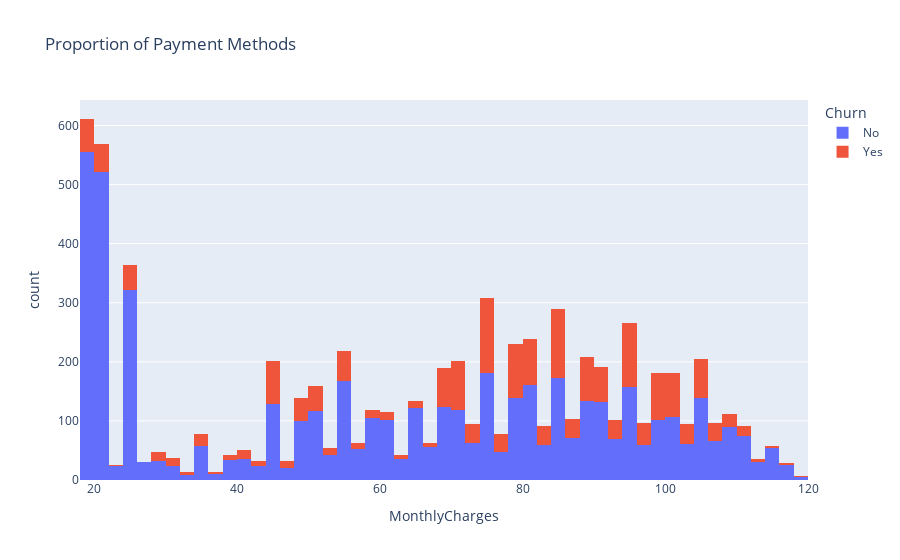

Write notebook code for a chart like this one.
### Markdown cell above
- But among all Electronic check is default!
- So, customers who churn are more likely to have Electronic check as payment method!

### Code cell
px.histogram(
    clean_data, x="MonthlyCharges", title="Proportion of Payment Methods", color="Churn"
)

### Figure 1 — Plotly figure (JSON) as saved in the notebook; plotly's stock layout.template omitted (floating-point values rounded to 4 significant figures; data arrays with more than 128 entries replaced by an {"elided": "..."} marker saying what was removed)
{"data": [{"alignmentgroup": "True", "bingroup": "x", "hovertemplate": "Churn=No<br>MonthlyCharges=%{x}<br>count=%{y}<extra></extra>", "legendgroup": "No", "marker": {"color": "#636efa", "pattern": {"shape": ""}}, "name": "No", "offsetgroup": "No", "orientation": "v", "showlegend": true, "type": "histogram", "x": {"elided": "5163 float values"}, "xaxis": "x", "yaxis": "y"}, {"alignmentgroup": "True", "bingroup": "x", "hovertemplate": "Churn=Yes<br>MonthlyCharges=%{x}<br>count=%{y}<extra></extra>", "legendgroup": "Yes", "marker": {"color": "#EF553B", "pattern": {"shape": ""}}, "name": "Yes", "offsetgroup": "Yes", "orientation": "v", "showlegend": true, "type": "histogram", "x": {"elided": "1869 float values"}, "xaxis": "x", "yaxis": "y"}], "layout": {"barmode": "relative", "legend": {"title": {"text": "Churn"}, "tracegroupgap": 0}, "title": {"text": "Proportion of Payment Methods"}, "xaxis": {"anchor": "y", "domain": [0, 1], "title": {"text": "MonthlyCharges"}}, "yaxis": {"anchor": "x", "domain": [0, 1], "title": {"text": "count"}}}}
